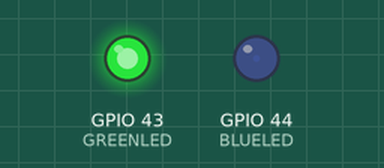
The sketch below on a simulated ESP32. Shown: output pins drawn as LEDs (lit = HIGH).

Above: at 0.05 s.
At 1.15 s:
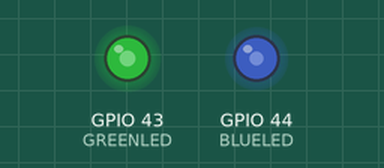
At 2.3 s:
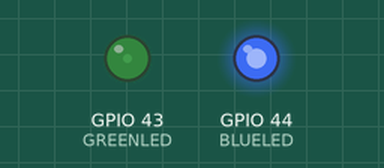
At 4.6 s:
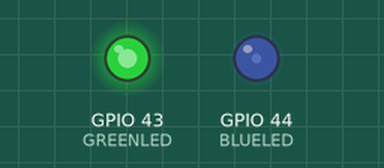
Timing chart, 0 to 6.7 s (numbered marks = the images above):
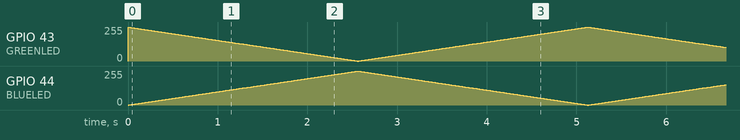

The sketch:

practica1_2.ino
```cpp
#include "driver/ledc.h"

#define BLUELED 44
#define GREENLED 43
#define LEDCHANNELBLUE 0
#define LEDCHANNELGREEN 1
#define FREQUENCY 5000
#define RESOLUTION 8


void setup() {
  // put your setup code here, to run once:
  ledcSetup(LEDCHANNELBLUE, FREQUENCY, RESOLUTION);
  ledcSetup(LEDCHANNELGREEN, FREQUENCY, RESOLUTION);
  ledcAttachPin(BLUELED, LEDCHANNELBLUE);
  ledcAttachPin(GREENLED, LEDCHANNELGREEN);
}

void loop() {
  // put your main code here, to run repeatedly:
  for (int dutyCycle=0; dutyCycle<=255; dutyCycle++)
  {
    ledcWrite(LEDCHANNELBLUE, dutyCycle);
    ledcWrite(LEDCHANNELGREEN,255-dutyCycle);
    delay(10);
  }


  for (int dutyCycle=255; dutyCycle>=0; dutyCycle--)
  {
    ledcWrite(LEDCHANNELBLUE, dutyCycle);
    ledcWrite(LEDCHANNELGREEN,255-dutyCycle);
    delay(10);
  }
}
```
